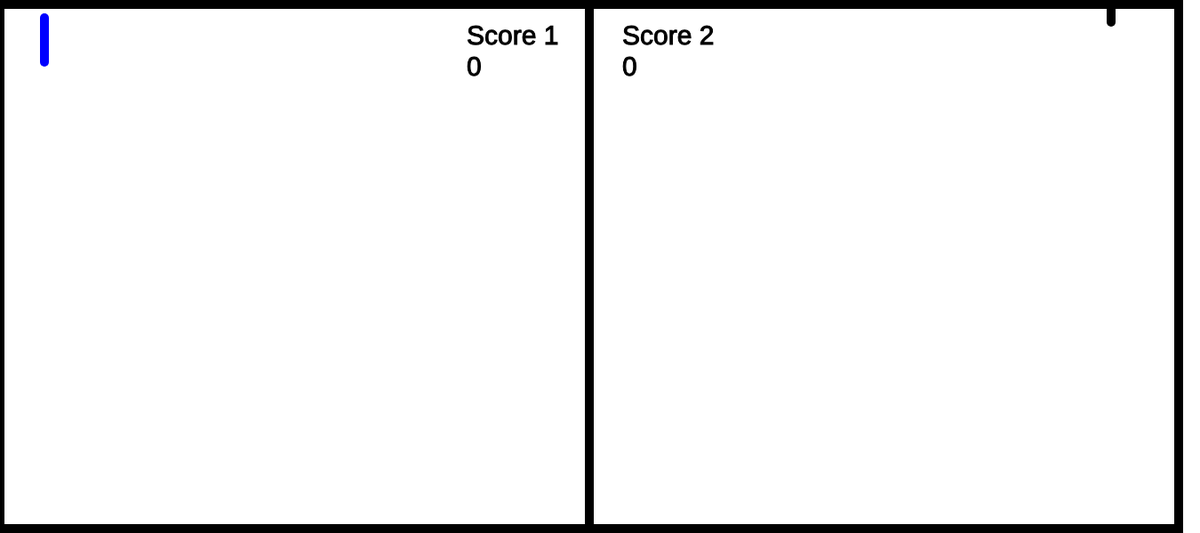
Frame 1 (no input)
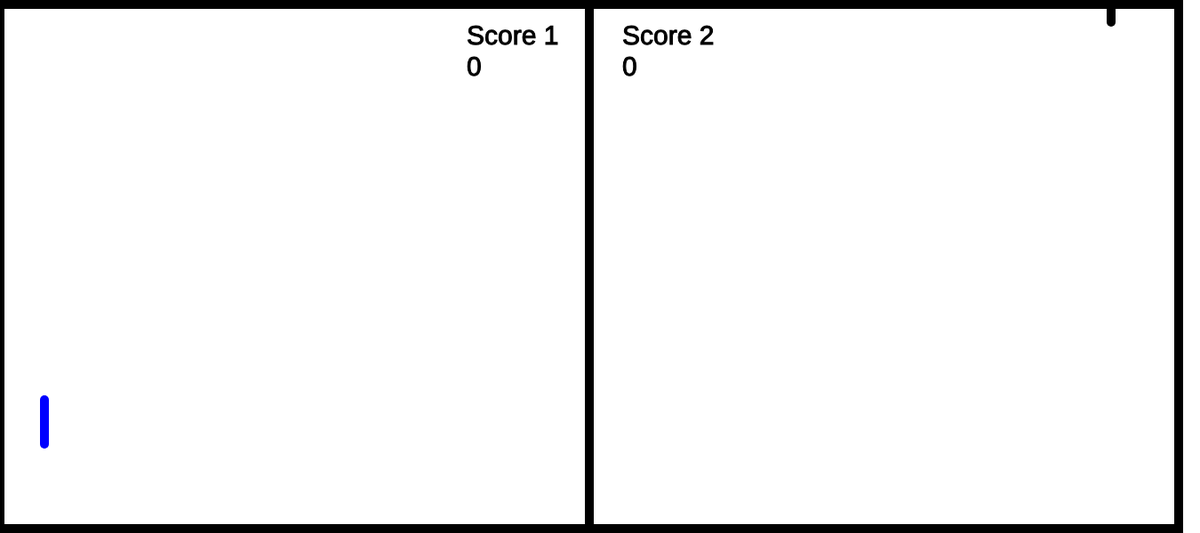
Frame 60 (no input)
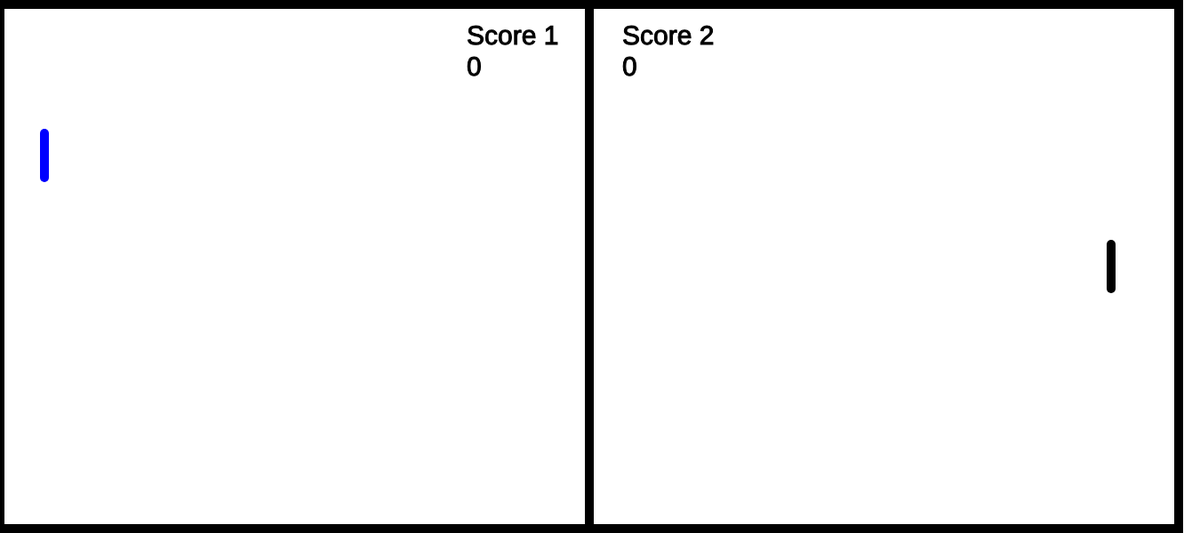
Frame 120 (the mouse pressed at the canvas centre since frame 60)

The p5.js sketch that drew these frames (run headless with seeded random() and noise() and a simulated clock; from frame 60 on, the mouse is pressed at the canvas centre):

// p5.js sketch
// ── sketch.js
//create an empty array called balls
let balls = [];
let y1=20
let y2=70
let difficulty
let paddleSpeed=10
let score1=0
let score2=0
//let serveDirection
//let server
//let serveLocation


function setup() {
  	createCanvas(1350, 600);
}

function draw(){
  background(255)
  strokeWeight(10);
  stroke("black");
  fill(255);
  rect(0,5,1326,590);
  strokeWeight(10);
  stroke("black");
  rect(0,5,663,590);
  strokeWeight(1)
    fill(0)
    textSize(30)
    text('Score 1',525,50)
    textSize(30)
    text(score1,525,85)
    fill(0)
    textSize(30)
    text('Score 2',700,50)
    textSize(30)
    text(score2, 700, 85)
  paddle1();
  paddle2();
    y1=y1+paddleSpeed
    y2=y2+paddleSpeed
if(y2>=580){
  paddleSpeed=-paddleSpeed
  }
  if(y1<=0){
    paddleSpeed=-paddleSpeed
  }



//	draw all the balls in that array
	for (let i = 0; i < balls.length; i++) {
      balls[i].drawBall();
      balls[i].moveBall();
    	balls[i].bounceBall();
      balls[i].Score();

	  }
}
  function keyTyped() {//taken from p5.js reference
  if (key === 'r') {
    score1=0
    score2=0
  }
}


function keyPressed(){ //every time you push a key, make a new ball from the ball class and add it to the balls array
  if (key==='b') {
    let  b = new Ball(625, 200, 5,0.5, random(-2,2), false);//MAKE A SERVING X VALUE
    balls.push(b);
    console.log(balls); //print the balls array to the console
  }
}

// make the paddle and attach it to the mouse
function paddle1(){
  stroke("black");
  strokeWeight(10);
  line(1250,mouseY-25,1250,mouseY+25);
}

function paddle2(){
  stroke("blue");
  strokeWeight(10);
  line(50,y1,50,y2);

}



//ball class from which to create new balls with similar properties.
class Ball {

	//every ball needs an x value, a y value, and a speed
	constructor(x,y, speedx, speedy, randomSpeed, scored){
		this.x = x;
    this.y = y;
    this.speedx = speedx;
    this.speedy = speedy;
    this.randomSpeed = randomSpeed;
    this.scored = scored;

	}

	// draw a ball on the screen at x,y
	drawBall(){
    		stroke(0);
        	strokeWeight(1);
    		fill("red");
		ellipse(this.x,this.y,10,10);
	}

	//update the location of the ball, so it moves across the screen
	moveBall(){
		this.x = this.x+ this.speedx;
		this.y = this.y+ this.speedy;
	}

	//if the ball hits the paddle, change the speed value to negative (send it in the opposite direction)
  	bounceBall(){
    		if (this.x >= 1235 && this.x <= 1265 && this.y > mouseY-30 && this.y < mouseY+30){
      			this.speedx = -this.speedx;
            this.speedy = this.randomSpeed;
    		}
         if (this.x>= 35 && this.x <= 65 && this.y > y1 && this.y< y2){
           this.speedx = -this.speedx
           this.speedy = this.randomSpeed
         }
         if(this.y<=0+10) {
           this.speedy = -this.speedy
         }
         if(this.y>=600-20){
           this.speedy=-this.speedy
         }

  	}

    Score(){
      if (this.x>=1350-5 && this.scored == false) {
           score1=score1+1;
           console.log("score!")
           this.scored = true;
         }
         if (this.x<=0+5 && this.scored == false){
           score2=score2+1;
           console.log("score!")
           this.scored = true;
         }
       }
}
